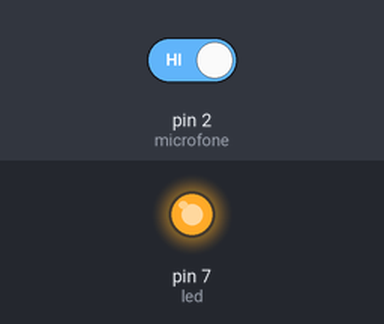
Bench run of a sketch on a simulated Arduino Uno, built with avr-gcc and run on an emulated ATmega328P. Parts: output pins drawn as LEDs (lit = HIGH). Inputs (shaded band) come from the test bench; at power-on: pin 2 (microfone) HIGH.

Above: at 1.2 s.
1.3 s: pin 2 (microfone) driven LOW
At 2.2 s:
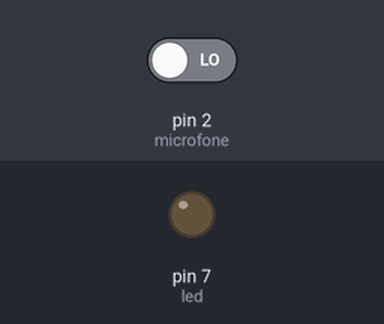
Timing chart, 0 to 4.3 s (numbered marks = the images above; inputs shaded):
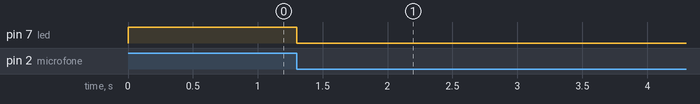

Measured:
- after the input at 1.3 s, pin 7 (led): HIGH → LOW at once

The sketch:

bate_palma_led_.ino
```cpp
// Projeto 45 – Acendendo LED com sensor de som

int microfone = 2; // Pino digital ligado ao sensor de som (DO)
int led = 7; // Pino ligado ao LED

int contPalmas = 0; // Contador de Palmas
int palmasRequeridaLigaLed = 2; // Contagem para acender o LED
int palmasRequeridaDesligaLed = 2; // Contagem para apagar o LED

// Tempo máximo entre o pulso seguinte
unsigned long tempMaxSom = 1500;
unsigned long tempMinSom = 300;
unsigned long compriSonoro = 200; // Comprimento do som esperado
unsigned long time;
unsigned long startTime = 0;

void setup() {
 pinMode(microfone, INPUT); // Inicia o pino do microfone como entrada
 pinMode(led, OUTPUT); // Inicia os pino do LED como saída
// Desliga LED (o LED é invertido HIGH = desliga / LOW = liga)
 digitalWrite(led, HIGH);
}

void loop() {
 // Inicia a contagem de tempo
 time = millis();
 // Verifica o tempo entre o pulso inicial e o seguinte
 unsigned long tempoAposPalma = time - startTime;

 if (tempoAposPalma >= compriSonoro && digitalRead(microfone) == LOW) {

 // Verifica se o pulso recebido respeita o intervalo entre 1 pulso e outro
 if (tempoAposPalma < tempMinSom || tempoAposPalma > tempMaxSom) {

 // Caso contrario o intervalo resetara a contagem e o tempo
 contPalmas = 0;
 startTime = millis();
 }
 else {

 // Iniciada a contagem de pulso e o tempo
 contPalmas ++;
 startTime = millis();
 }

 // Verifica se a contagem de palma é igual ou superior ao número...
//esperado e se o LED esta desligado
if((contPalmas>=palmasRequeridaLigaLed-1)&&(digitalRead(led)==HIGH)){

 // Acende o LED e zera a contagem
 digitalWrite(led, LOW);
 contPalmas = 0;
 }

 // Verifica se a contagem de palma é igual ou superior ao número...
//esperado e se o LED esta aceso
if((contPalmas>=palmasRequeridaDesligaLed-1)&&(digitalRead(led)==LOW)){

 // Desliga LED e zera contagem
 digitalWrite(led, HIGH);
 contPalmas = 0;
 }
 }
}
```
